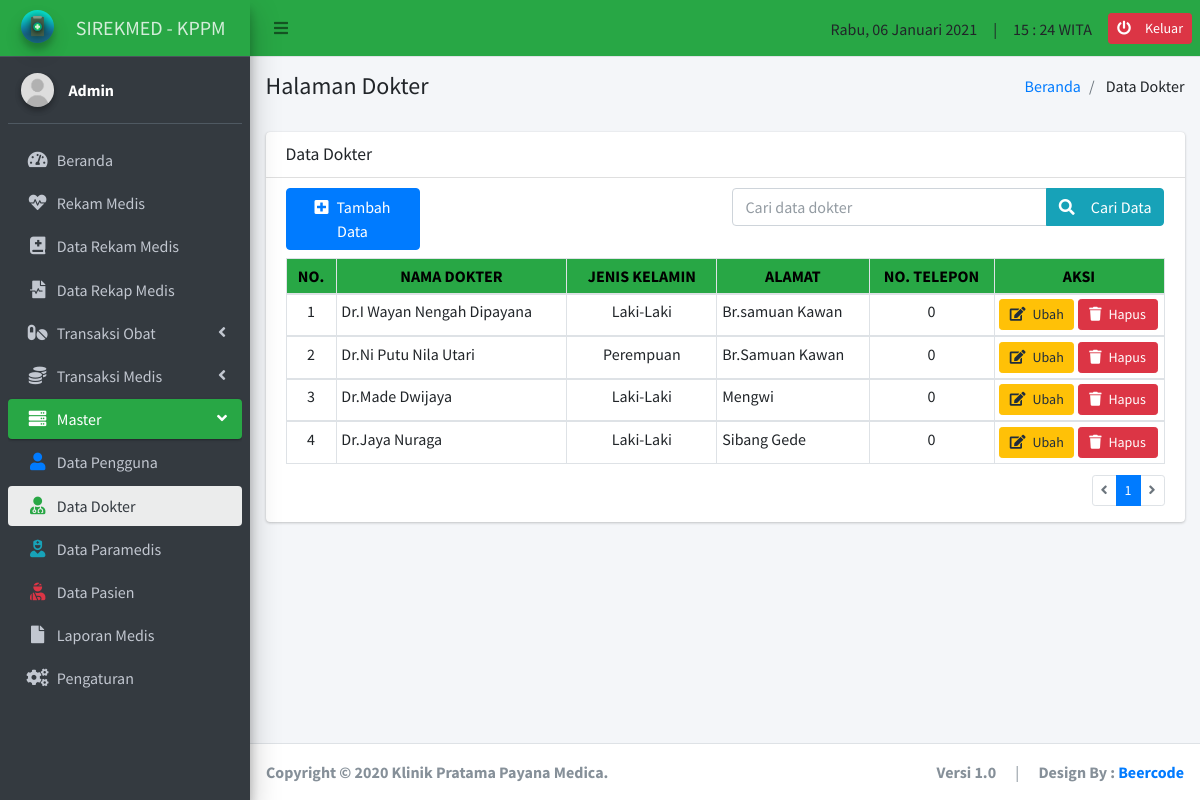
/master-dokter.php (signed in), run on the app's committed database.
### tables this page shows
CREATE TABLE `tabel_dokter` (
  `id_dokter` varchar(20) NOT NULL,
  `nama_dokter` varchar(50) NOT NULL,
  `jns_kelamin_dokter` varchar(10) NOT NULL,
  `alamat_dokter` varchar(100) NOT NULL,
  `telepon_dokter` varchar(15) NOT NULL
);

### database.php (called while the page is built, shortened)
<?php
$koneksi = mysqli_connect("localhost", "root", "", "db_rekam_medis");
function query($query)
{
  global $koneksi;
  $result = mysqli_query($koneksi, $query);
  $rows = [];
  while ($row = mysqli_fetch_assoc($result)) {
    $rows[] = $row;
  }
  return $rows;
}

### master-dokter.php (the view, shortened to what this page needs)
<?php
include "header.php";
include "sidebar.php";
include "database.php";
$hal_aktif            = (isset($_REQUEST["hal"])) ? $_REQUEST["hal"] : 1;
$limit_data           = 10;
$limit_start          = ($hal_aktif - 1) * $limit_data;
if (isset($_REQUEST["cari_dokter"]) > 0) {
  $cari_data          = $_REQUEST["cari_dokter"];
  $datas              = query("SELECT * FROM tabel_dokter WHERE
                                nama_dokter         LIKE  '%$cari_data%'  OR
                                jns_kelamin_dokter  LIKE  '%$cari_data%'  OR
                                alamat_dokter       LIKE  '%$cari_data%'  OR
                                telepon_dokter      LIKE  '%$cari_data%'");
  $jml_data           = count($datas);
  $dokter             = query("SELECT * FROM tabel_dokter WHERE
                                nama_dokter         LIKE  '%$cari_data%'  OR
                                jns_kelamin_dokter  LIKE  '%$cari_data%'  OR
                                alamat_dokter       LIKE  '%$cari_data%'  OR
                                telepon_dokter      LIKE  '%$cari_data%'
                                LIMIT $limit_start, $limit_data");
  $hal_link           = "?cari_dokter=$cari_data";
  $halaman            = "on";
} else {
  $cari_data          = "";
  $datas              = query("SELECT * FROM tabel_dokter");
  $jml_data           = count($datas);
  $dokter             = query("SELECT * FROM tabel_dokter LIMIT $limit_start, $limit_data");
  $hal_link           = "?";
  $halaman            = "";
}
$jml_halaman      = ceil($jml_data / $limit_data);
if ($jml_halaman <= 1) {
  $jml_nomor      = 0;
} else {
  $jml_nomor      = ($jml_halaman < 3) ? $jml_halaman - 1 : 1;
}
$nomor_awal       = ($hal_aktif > $jml_nomor) ? $hal_aktif - $jml_nomor : 1;
$nomor_akhir      = ($hal_aktif < ($jml_halaman - $jml_nomor)) ? $hal_aktif + $jml_nomor : $jml_halaman;
?>
<div class="content-wrapper">
  <div class="content-header">
    <div class="container-fluid">
      <div class="row mb-2">
        <div class="col-md-6">
          <h4>Halaman Dokter</h4>
        </div>
        <div class="col-md-6">
          <ol class="breadcrumb float-sm-right">
            <li class="breadcrumb-item">
              <a href="index.php">Beranda</a>
            </li>
            <li class="breadcrumb-item">
              <span>Data Dokter</span>
            </li>
          </ol>
        </div>
      </div>
    </div>
  </div>
  <section class="content">
    <div class="container-fluid">
      <div class="row">
        <div class="col-md-12">
          <div class="card">
            <div class="card-header">
              <h5 class="card-title">Data Dokter</h5>
            </div>
            <div class="card-body" style="margin-bottom: -20px;">
              <form action="" method="post">
                <div class="row" style="margin-top: -10px;">
                  <div class="col-md-2">
                    <button type="button" class="btn btn-primary" data-toggle="modal" data-target="#tambah_dokter">
                      <i class="fas fa-plus-square"></i>&ensp;Tambah Data
                    </button>
                  </div>
                  <div class="offset-4 col-md-6">
                    <div class="input-group">
                      <?php if ($halaman == "on") : ?>
                        <input type="text" name="cari_dokter" id="cari_dokter" class="form-control" value="<?= $cari_data; ?>" readonly autocomplete="off">
                        <div class="input-group-append">
                          <a href="?" name="btn_caridokter" id="btn_caridokter" class="btn btn-info">
                            <i class="fas fa-retweet"></i>&emsp;Reset Data
                          </a>
                        </div>
                      <?php else : ?>
                        <input type="text" name="cari_dokter" id="cari_dokter" class="form-control" placeholder="Cari data dokter" autocomplete="off">
                        <div class="input-group-append">
                          <button type="submit" name="btn_caridokter" id="btn_caridokter" class="btn btn-info">
                            <i class="fas fa-search"></i>&emsp;Cari Data
                          </button>
                        </div>
                      <?php endif; ?>
                    </div>
                  </div>
                </div>
              </form>
              <div class="row mt-2">
                <div class="col-md-12">
                  <table class="table table-sm table-bordered">
                    <thead class="text-center bg-success">
                      <th style="color: black;">NO.</th>
                      <th style="color: black;">NAMA DOKTER</th>
                      <th style="color: black;">JENIS KELAMIN</th>
                      <th style="color: black;">ALAMAT</th>
                      <th style="color: black;">NO. TELEPON</th>
                      <th style="color: black;">AKSI</th>
                    </thead>
                    <?php
                    $mulai = $limit_data * ($hal_aktif - 1);
                    $number = $mulai + 1;
                    ?>
                    <?php foreach ($dokter as $dr) : ?>
                      <tbody>
                        <tr>
                          <td width="50" class="text-center"><?= $number; ?></td>
                          <td><?= $dr["nama_dokter"]; ?></td>
                          <td width="150" class="text-center"><?= $dr["jns_kelamin_dokter"]; ?></td>
                          <td><?= $dr["alamat_dokter"]; ?></td>
                          <td width="125" class="text-center"><?= $dr["telepon_dokter"]; ?></td>
                          <td width="170">
                            <button type="button" class="btn btn-sm btn-warning" data-toggle="modal" data-target="#ubah_dokter<?= $dr["id_dokter"]; ?>" style="width: 75px;">
                              <i class="fas fa-edit"></i>&ensp;Ubah
                            </button>
                            <button type="button" class="btn btn-sm btn-danger" data-toggle="modal" data-target="#hapus_dokter<?= $dr["id_dokter"]; ?>" style="width: 80px;">
                              <i class="fas fa-trash"></i>&ensp;Hapus
                            </button>
                          </td>
                        </tr>
                        <?php $number++; ?>
                      <?php endforeach; ?>
                      </tbody>
                  </table>
                </div>
              </div>
              <div class="row" style="margin-top: -5px;">
                <div class="offset-6 col-md-6">
                  <nav class="float-right">
                    <ul class="pagination pagination-sm">
                      <?php if ($hal_aktif == $jml_halaman) : ?>
                        <?php if ($jml_halaman == 1) : ?>
                          <li class="page-item disabled"><a href="<?= $hal_link; ?>&hal=<?= $hal_aktif - 1; ?>" class="page-link"><i class="fas fa-angle-left"></i></a></li>
                        <?php else : ?>
                          <li class="page-item"><a href="<?= $hal_link; ?>&hal=1" class="page-link">Kembali Ke Awal</a></li>
                          <li class="page-item"><a href="<?= $hal_link; ?>&hal=<?= $hal_aktif - 1; ?>" class="page-link"><i class="fas fa-angle-left"></i></a></li>
                        <?php endif; ?>
                      <?php elseif ($hal_aktif > 1) : ?>
                        <li class="page-item"><a href="<?= $hal_link; ?>&hal=1" class="page-link">Kembali Ke Awal</a></li>
                        <li class="page-item"><a href="<?= $hal_link; ?>&hal=<?= $hal_aktif - 1; ?>" class="page-link"><i class="fas fa-angle-left"></i></a></li>
                      <?php else : ?>
                        <li class="page-item disabled"><a href="#" class="page-link"><i class="fas fa-angle-left"></i></a></li>
                      <?php endif; ?>
                      <?php for ($i = $nomor_awal; $i <= $nomor_akhir; $i++) : ?>
                        <?php if ($i == $hal_aktif) : ?>
                          <li class="page-item active"><a href="<?= $hal_link; ?>&hal=<?= $i; ?>" class="page-link"><?= $i; ?></a></li>
                        <?php else : ?>
                          <li class="page-item"><a href="<?= $hal_link; ?>&hal=<?= $i; ?>" class="page-link"><?= $i; ?></a></li>
                        <?php endif; ?>
                      <?php endfor; ?>
                      <?php if ($hal_aktif < $jml_halaman) : ?>
                        <li class="page-item"><a href="<?= $hal_link; ?>&hal=<?= $hal_aktif + 1; ?>" class="page-link"><i class="fas fa-angle-right"></i></a></li>
                      <?php else : ?>
                        <li class="page-item disabled"><a href="#" class="page-link"><i class="fas fa-angle-right"></i></a></li>
                      <?php endif; ?>
                    </ul>
                  </nav>
                </div>
              </div>
            </div>
          </div>
        </div>
      </div>
    </div>
</div>
</div>
<?php
include "footer.php";
?>

### data on the page
tabel_dokter: nama_dokter "Dr.I Wayan Nengah Dipayana", jns_kelamin_dokter "Laki-Laki", alamat_dokter "Br.samuan Kawan", telepon_dokter "0"
tabel_dokter: nama_dokter "Dr.Ni Putu Nila Utari", jns_kelamin_dokter "Perempuan", alamat_dokter "Br.Samuan Kawan", telepon_dokter "0"
tabel_dokter: nama_dokter "Dr.Made Dwijaya", jns_kelamin_dokter "Laki-Laki", alamat_dokter "Mengwi", telepon_dokter "0"
tabel_dokter: nama_dokter "Dr.Jaya Nuraga", jns_kelamin_dokter "Laki-Laki", alamat_dokter "Sibang Gede", telepon_dokter "0"

### other printed values
$haris "Rabu"
$nama_pengguna "Admin"
